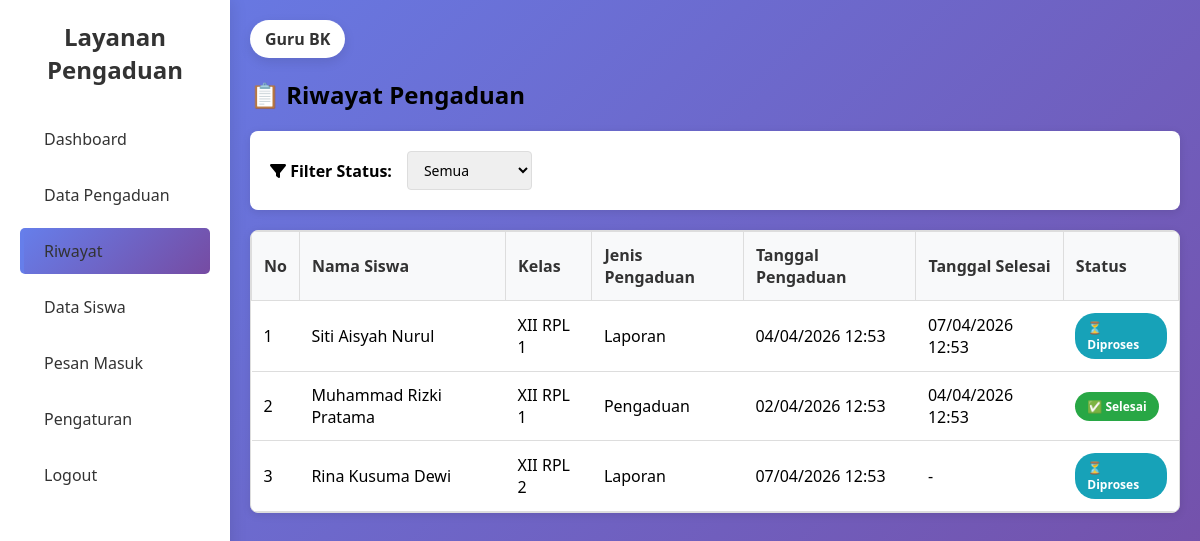
Screenshot of /guru_riwayat_pengaduan.php (signed in) with the database file from the repository.
### tables this page shows
CREATE TABLE IF NOT EXISTS `pengaduan` (
  `id_pengaduan` int(11) NOT NULL,
  `id_siswa` int(11) NOT NULL,
  `id_bk` int(11) DEFAULT NULL,
  `jenis` enum('pengaduan','laporan') NOT NULL,
  `judul` varchar(150) NOT NULL,
  `isi` text NOT NULL,
  `file_dokumen` varchar(255) DEFAULT NULL,
  `tanggal` datetime DEFAULT current_timestamp(),
  `status` enum('baru','diproses','selesai') DEFAULT 'baru',
  `tanggapan` text DEFAULT NULL,
  `tanggal_tanggapan` datetime DEFAULT NULL,
  `updated_at` datetime DEFAULT current_timestamp() ON UPDATE current_timestamp()
);

CREATE TABLE IF NOT EXISTS `siswa` (
  `id_siswa` int(11) NOT NULL,
  `nisn` varchar(20) NOT NULL,
  `nama` varchar(100) NOT NULL,
  `jenis_kelamin` enum('Laki-laki','Perempuan') NOT NULL,
  `tempat_lahir` varchar(100) DEFAULT NULL,
  `tanggal_lahir` date DEFAULT NULL,
  `alamat` text DEFAULT NULL,
  `telpon` varchar(15) DEFAULT NULL,
  `email` varchar(100) DEFAULT NULL,
  `id_kelas` int(11) DEFAULT NULL,
  `password` varchar(255) NOT NULL,
  `foto` varchar(255) DEFAULT NULL,
  `status` enum('aktif','nonaktif') DEFAULT 'aktif',
  `created_at` datetime DEFAULT current_timestamp(),
  `updated_at` datetime DEFAULT current_timestamp() ON UPDATE current_timestamp()
);

CREATE TABLE IF NOT EXISTS `kelas` (
  `id_kelas` int(11) NOT NULL,
  `nama_kelas` varchar(50) NOT NULL,
  `tingkat` varchar(50) NOT NULL,
  `jurusan` varchar(100) NOT NULL
);

### guru_riwayat_pengaduan.php (the view, shortened to what this page needs)
<?php
include 'koneksi.php';
$query = "SELECT p.*, s.nama as siswa_nama, k.nama_kelas
          FROM pengaduan p
          JOIN siswa s ON p.id_siswa = s.id_siswa
          LEFT JOIN kelas k ON s.id_kelas = k.id_kelas
          WHERE p.status != 'baru'";
$query .= " ORDER BY p.tanggal_tanggapan DESC, p.tanggal DESC";
$result = mysqli_query($conn, $query);
$riwayat_list = [];
while ($row = mysqli_fetch_assoc($result)) {
    $riwayat_list[] = $row;
}
?>
<!DOCTYPE html>
<html lang="id">
<head>
    <link rel="stylesheet" href="css/riwayat.css">
    <link rel="stylesheet" href="https://cdnjs.cloudflare.com/ajax/libs/font-awesome/6.4.0/css/all.min.css">
</head>
<body>
<div class="container">
    <div class="sidebar">
        <h2>Layanan Pengaduan</h2>
        <ul>
            <li><a href="guru_dashboard.php">Dashboard</a></li>
            <li><a href="guru_data_pengaduan.php">Data Pengaduan</a></li>
            <li class="active"><a href="guru_riwayat_pengaduan.php">Riwayat</a></li>
            <li><a href="guru_data_siswa.php">Data Siswa</a></li>
            <li><a href="guru_pesan_masuk.php">Pesan Masuk</a></li>
            <li><a href="guru_pengaturan.php">Pengaturan</a></li>
            <li><a href="logout.php" onclick="return confirm('Yakin ingin logout?');">Logout</a></li>
        </ul>
    </div>
    <div class="main">
        <div class="user"><?php echo htmlspecialchars($_SESSION['nama_guru']); ?></div>
        <h2 style="margin-bottom: 20px;">📋 Riwayat Pengaduan</h2>
        <div class="filter-section">
            <label for="statusFilter"><i class="fas fa-filter"></i> Filter Status:</label>
            <select id="statusFilter" onchange="filterByStatus(this.value)">
                <option value="">Semua</option>
            </select>
        </div>
        <div class="table-wrapper">
            <div class="table-scroll">
                <table id="tabelRiwayat">
                    <thead>
                        <tr>
                            <th>No</th>
                            <th>Nama Siswa</th>
                            <th>Kelas</th>
                            <th>Jenis Pengaduan</th>
                            <th>Tanggal Pengaduan</th>
                            <th>Tanggal Selesai</th>
                            <th>Status</th>
                        </tr>
                    </thead>
                    <tbody>
                        <?php if (count($riwayat_list) > 0): ?>
                            <?php
                            $no = 1;
                            foreach ($riwayat_list as $riwayat):
                            ?>
                            <tr>
                                <td><?php echo $no++; ?></td>
                                <td><?php echo htmlspecialchars($riwayat['siswa_nama']); ?></td>
                                <td><?php echo htmlspecialchars($riwayat['nama_kelas'] ?? '-'); ?></td>
                                <td><?php echo ucfirst(htmlspecialchars($riwayat['jenis'])); ?></td>
                                <td><?php echo date('d/m/Y H:i', strtotime($riwayat['tanggal'])); ?></td>
                                <td><?php echo !empty($riwayat['tanggal_tanggapan']) ? date('d/m/Y H:i', strtotime($riwayat['tanggal_tanggapan'])) : '-'; ?></td>
                                <td>
                                    <span class="status-badge status-<?php echo $riwayat['status']; ?>">
                                        <?php
                                        if ($riwayat['status'] == 'selesai') echo '✅ Selesai';
                                        else if ($riwayat['status'] == 'diproses') echo '⏳ Diproses';
                                        else echo ucfirst(htmlspecialchars($riwayat['status']));
                                        ?>
                                    </span>
                                </td>
                            </tr>
                            <?php endforeach; ?>
                        <?php endif; ?>
                    </tbody>
                </table>
            </div>
        </div>
    </div>
</div>
</body>
</html>

### css/riwayat.css (style rules this page uses)
* { margin:0; padding:0; box-sizing:border-box; font-family: 'Segoe UI', Tahoma, Geneva, Verdana, sans-serif; }
body { background: linear-gradient(135deg, #667eea 0%, #764ba2 100%); min-height: 100vh; }
.container { display:flex; }
.sidebar { width:230px; height:100vh; background: white; color:#333; padding:20px; box-shadow: 2px 0 15px rgba(0, 0, 0, 0.1); }
.sidebar h2 { text-align:center; margin-bottom:30px; color:#333; }
.sidebar ul { list-style:none; }
.sidebar ul li { padding:12px; margin:10px 0; border-radius:5px; cursor:pointer; }
.sidebar ul li a { padding:12px; margin:10px 0; border-radius:5px; cursor:pointer; text-decoration: none; color: #333; }
.sidebar .active { background: linear-gradient(135deg, #667eea 0%, #764ba2 100%); color: rgb(0, 0, 0); border-left: 4px solid #667eea; padding-left: 8px; }
.main { flex:1; padding:20px; }
.user { display: inline-block; background: white; padding:8px 15px; border-radius:20px; color:#333; font-weight: 600; box-shadow: 0 4px 12px rgba(0, 0, 0, 0.1); margin-bottom: 20px; }
table { width:100%; border-collapse:collapse; }
table th, table td { padding:10px; text-align:center; border-bottom:1px solid #ddd; }
table th { background: white; color:#333; font-weight: 600; border: 1px solid #ddd; }

### guru_riwayat_pengaduan.php (style rules this page uses)
.status-badge { display: inline-block; padding: 6px 12px; border-radius: 20px; font-size: 12px; font-weight: bold; }
.status-diproses { background: #17a2b8; color: white; }
.status-selesai { background: #28a745; color: white; }
.filter-section { background: white; padding: 20px; border-radius: 8px; margin-bottom: 20px; box-shadow: 0 2px 8px rgba(0,0,0,0.1); display: flex; align-items: center; gap: 15px; }
.filter-section label { font-weight: 600; margin: 0; }
.filter-section select { padding: 8px 12px; border: 1px solid #ddd; border-radius: 4px; font-size: 14px; }
.table-wrapper { background: white; border-radius: 8px; box-shadow: 0 2px 8px rgba(0,0,0,0.1); margin-bottom: 20px; border: 1px solid #ddd; max-height: 700px; overflow: hidden; }
.table-scroll { width: 100%; height: 100%; overflow-y: auto; overflow-x: auto; }
#tabelRiwayat { width: 100%; border-collapse: collapse; table-layout: auto; }
#tabelRiwayat th, #tabelRiwayat td { padding: 12px; text-align: left; border-bottom: 1px solid #ddd; }
#tabelRiwayat th { background: #f8f9fa; font-weight: 600; position: sticky; top: 0; z-index: 100; }

### rows the page displays
pengaduan: id_siswa.nama "Siti Aisyah Nurul", kelas.nama_kelas "XII RPL 1", jenis "Laporan", tanggal "04/04/2026 12:53", tanggal_tanggapan "07/04/2026 12:53", status "⏳ Diproses"
pengaduan: id_siswa.nama "Muhammad Rizki Pratama", kelas.nama_kelas "XII RPL 1", jenis "Pengaduan", tanggal "02/04/2026 12:53", tanggal_tanggapan "04/04/2026 12:53", status "✅ Selesai"
pengaduan: id_siswa.nama "Rina Kusuma Dewi", kelas.nama_kelas "XII RPL 2", jenis "Laporan", tanggal "07/04/2026 12:53", status "⏳ Diproses"

### other values shown
$_SESSION['nama_guru'] "Guru BK"
